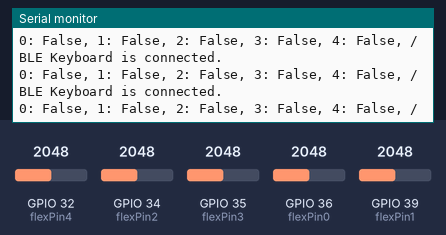
Recording of a sketch running on a simulated ESP32. Shown: the last lines printed to the serial monitor. Inputs (shaded band) come from the test bench; at power-on: GPIO 32 (flexPin4) = 2048, GPIO 34 (flexPin2) = 2048, GPIO 35 (flexPin3) = 2048, GPIO 36 (flexPin0) = 2048, GPIO 39 (flexPin1) = 2048. USB keyboard and mouse output is not drawn.

Above: at 1.3 s.
1.4 s: GPIO 32 (flexPin4) set to 2741
2.9 s: GPIO 32 (flexPin4) set to 2838
At 3.4 s:
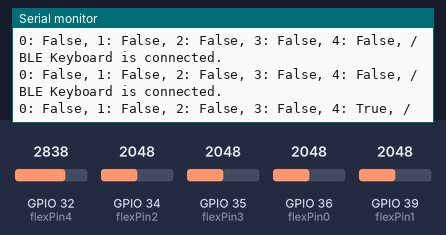
5.0 s: GPIO 34 (flexPin2) set to 2161
At 5.4 s:
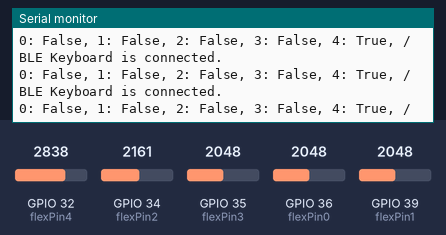
6.5 s: GPIO 34 (flexPin2) set to 2242
At 6.9 s:
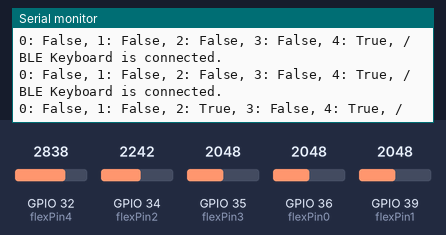
8.5 s: GPIO 35 (flexPin3) set to 2733
At 8.9 s:
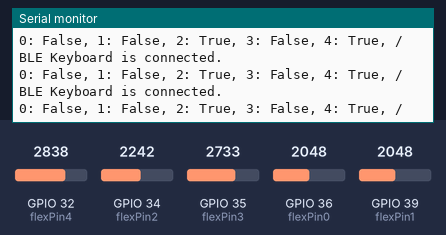
10.0 s: GPIO 35 (flexPin3) set to 2840
At 10.4 s:
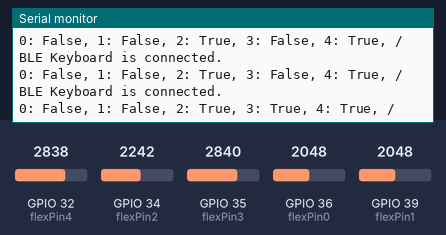

The sketch:

VRGlovesAsKeyboard.ino
```cpp
/* How to use a flex sensor/resistro - Arduino Tutorial
   Fade an LED with a flex sensor
   More info: http://www.ardumotive.com/how-to-use-a-flex-sensor-en.html
   Dev: Michalis Vasilakis // Date: 9/7/2015 // www.ardumotive.com  */

#include <Arduino.h>
#include <BleKeyboard.h>

BleKeyboard bleKeyboard("VR Gloves", "davisgc", 100);
//BleGamepad bleGamepad;

//Constants:
const int flexPin0 = A0;
const int flexPin1 = A3;
const int flexPin2 = A6;
const int flexPin3 = A7;
const int flexPin4 = A4;

//Variables:
int value0;
int value1;
int value2;
int value3;
int value4;

int last0Read = 0;
int last1Read = 0;
int last2Read = 0;
int last3Read = 0;
int last4Read = 0;

char short0 = 'h';
char short1 = 'u';
char short2 = 'i';
char short3 = 'o';
char short4 = 'p';

int mapMax = 100;
int mapMin = 0;
int threshhold = 50;

int isThresh (int val){
  return val >= threshhold;
}

void setup(){
  Serial.begin(115200);       //Begin serial communication
  bleKeyboard.begin();
}

void loop(){
  if (bleKeyboard.isConnected()){
    Serial.println("BLE Keyboard is connected.");
    value0 = analogRead(flexPin0);
    value0 = constrain(map(value0, 2400, 3200, mapMin, mapMax),mapMin,mapMax);
    value1 = analogRead(flexPin1);
    value1 = constrain(map(value1, 2900, 3700, mapMin, mapMax),mapMin,mapMax);
    value2 = analogRead(flexPin2);
    value2 = constrain(map(value2, 1800, 2600, mapMin, mapMax),mapMin,mapMax);
    value3 = analogRead(flexPin3);
    value3 = constrain(map(value3, 2400, 3200, mapMin, mapMax),mapMin,mapMax);
    value4 = analogRead(flexPin4);
    value4 = constrain(map(value4, 2400, 3200, mapMin, mapMax),mapMin,mapMax);

    ///*

    Serial.print("0: ");
    if (isThresh(value0)){
      Serial.print("True, ");
      last0Read = 1;
      bleKeyboard.press(short0);
    }else{
      Serial.print("False, ");
      if (last0Read){
        bleKeyboard.release(short0);
        last0Read = 0;
      }
    }

    Serial.print("1: ");
    if (isThresh(value1)){
      Serial.print("True, ");
      last1Read = 1;
      bleKeyboard.press(short1);
    }else{
      Serial.print("False, ");
      if (last1Read){
        bleKeyboard.release(short1);
        last1Read = 0;
      }
    }

    Serial.print("2: ");
    if (isThresh(value2)){
      Serial.print("True, ");
      last2Read = 1;
      bleKeyboard.press(short2);
    }else{
      Serial.print("False, ");
      if (last2Read){
        bleKeyboard.release(short2);
        last2Read = 0;
      }
    }

    Serial.print("3: ");
    if (isThresh(value3)){
      Serial.print("True, ");
      last3Read = 1;
      bleKeyboard.press(short3);
    }else{
      Serial.print("False, ");
      if (last3Read){
        bleKeyboard.release(short3);
        last3Read = 0;
      }
    }

    Serial.print("4: ");
    if (isThresh(value4)){
      Serial.print("True, ");
      last4Read = 1;
      bleKeyboard.press(short4);
    }else{
      Serial.print("False, ");
      if (last4Read){
        bleKeyboard.release(short4);
        last4Read = 0;
      }
    }
    Serial.println("/");

    //*/
    /*

    Serial.print("0:");
    Serial.print(value0);
    Serial.print(",");
    Serial.print("1:");
    Serial.print(value1);
    Serial.print(",");
    Serial.print("2:");
    Serial.print(value2);
    Serial.print(",");
    Serial.print("3:");
    Serial.print(value3);
    Serial.print(",");
    Serial.print("4:");
    Serial.println(value4);
    */

    delay(500);
  }
}
```

Measured:
- the behaviour switches between 2799 and 2800 on GPIO 32 (flexPin4) (found by bisection; images 0 and 1)
- the behaviour switches between 2199 and 2200 on GPIO 34 (flexPin2) (found by bisection; images 2 and 3)
- the behaviour switches between 2799 and 2800 on GPIO 35 (flexPin3) (found by bisection; images 4 and 5)
- after the input at 2.9 s, the serial monitor: prints a new line after 0.11 s (image 1)
- after the input at 6.5 s, the serial monitor: prints a new line at once (image 3)
- after the input at 10.0 s, the serial monitor: prints a new line at once (image 5)
